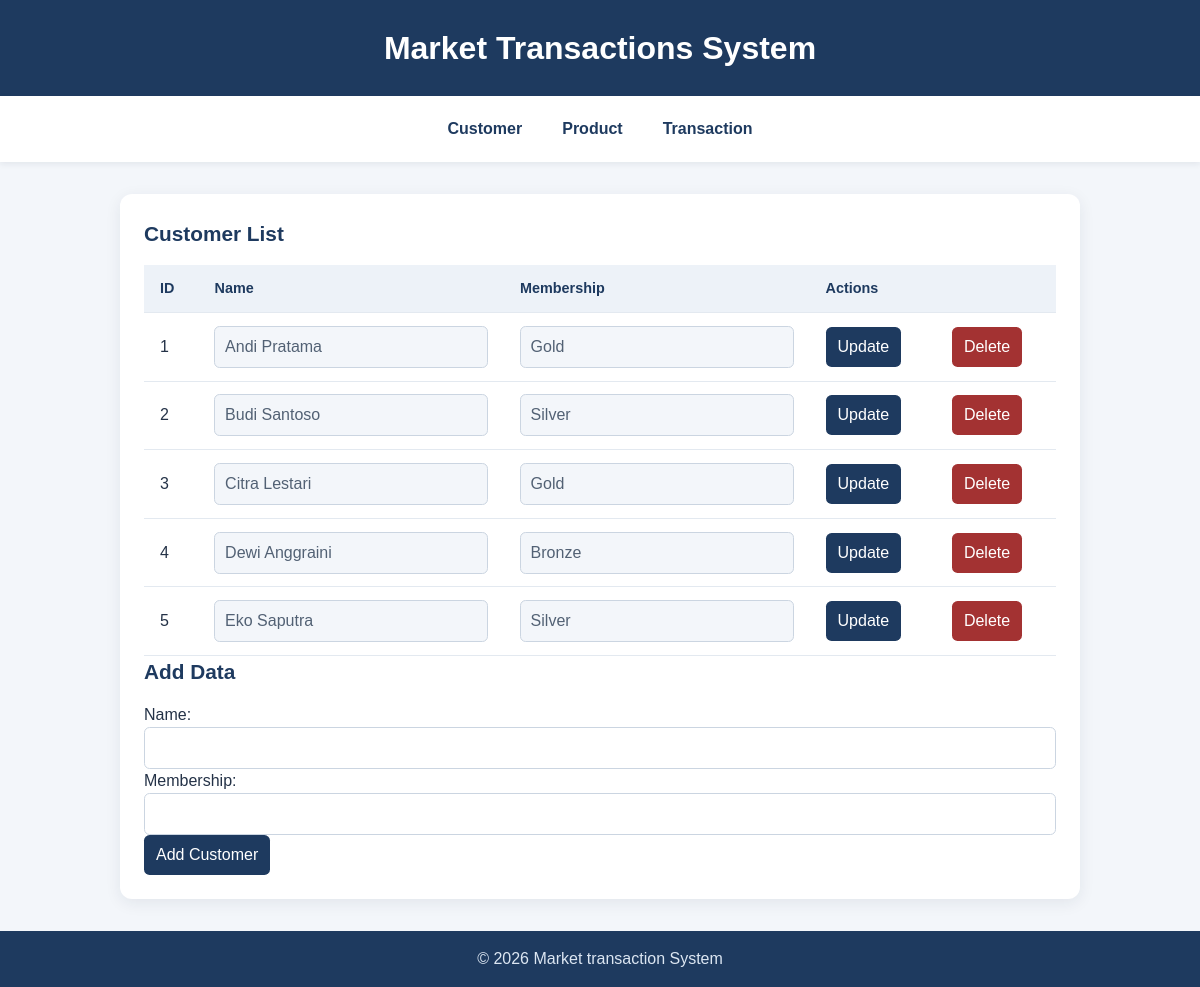
The page / on the database its author committed.
### tables this page shows
CREATE TABLE customer(
    id INT PRIMARY KEY NOT NULL AUTO_INCREMENT,
    name VARCHAR(255) NOT NULL,
    membership VARCHAR(255) NOT NULL
);

### config/db.php (called while the page is built, shortened)
<?php
class Database {
    private $host = "localhost";
    private $username = "root";
    private $password = "";
    private $dbname = "db_TP7DPBO";
    public function __construct() {
        try {
            $this->conn = new PDO("mysql:host=$this->host;dbname=$this->dbname", $this->username, $this->password);
        } catch (PDOException $e) {
            echo "Connection failed: " . $e->getMessage();
        }
    }
}
?>

### backend/application-logic.php (called while the page is built, shortened)
<?php
require_once 'class/Customer.php';
$customers = new Customer();
?>

### class/Customer.php (called while the page is built, shortened)
<?php
require_once 'config/db.php';
class Customer {
    private PDO $db;
    public function __construct() {
        $this->db = (new Database())->conn;
    }
    public function getAll() {
        $stmt = $this->db->query("SELECT * FROM customer");
        return $stmt->fetchAll(PDO::FETCH_ASSOC);
    }
}
?>

### view/customers.php (the view, shortened to what this page needs)
<h3>Customer List</h3>
<table>
    <thead>
        <tr>
            <th>ID</th>
            <th>Name</th>
            <th>Membership</th>
            <th colspan="2">Actions</th>
        </tr>
    </thead>
    <tbody>
        <?php foreach ($customers->getAll() as $customer): ?>
            <?php $formId = 'customer-' . $customer['id']; ?>
            <tr>
                <td><?= htmlspecialchars((string) $customer['id'], ENT_QUOTES, 'UTF-8') ?></td>
                <td><input form="<?= $formId ?>" type="text" name="name" value="<?= htmlspecialchars((string) $customer['name'], ENT_QUOTES, 'UTF-8') ?>" readonly required></td>
                <td><input form="<?= $formId ?>" type="text" name="membership" value="<?= htmlspecialchars((string) $customer['membership'], ENT_QUOTES, 'UTF-8') ?>" readonly required></td>
                <td>
                    <form id="<?= $formId ?>" method="post">
                        <button class="edit-toggle" type="button">Update</button>
                    </form>
                </td>
                <td>
                    <form method="post" onsubmit="return confirm('Are you sure you want to delete this customer?');">
                        <button class="button-danger" type="submit">Delete</button>
                    </form>
                </td>
            </tr>
        <?php endforeach; ?>
    </tbody>
</table>
<form method="post">
    <h3>Add Data</h3>
    <label for="name">Name:</label>
    <input type="text" id="name" name="name" required>
    <label for="membership">Membership:</label>
    <input type="text" id="membership" name="membership" required>
    <button type="submit">Add Customer</button>
</form>

### style.css (style rules this page uses)
* { box-sizing: border-box; }
body { min-height: 100vh; margin: 0; display: flex; flex-direction: column; background: #f3f6fa; color: #243247; font-family: Arial, Helvetica, sans-serif; line-height: 1.5; }
main h3 { margin: 0 0 1rem; color: #1e3a5f; font-size: 1.3rem; }
table { width: 100%; border-collapse: collapse; text-align: left; }
th, td { padding: 0.8rem 1rem; border-bottom: 1px solid #e3e9f0; vertical-align: middle; }
th { background: #edf2f8; color: #1e3a5f; font-size: 0.9rem; }
input, select, button { font: inherit; }
input, select { width: 100%; min-width: 7rem; padding: 0.5rem 0.6rem; border: 1px solid #cbd5e1; border-radius: 0.35rem; color: #243247; }
input[readonly], select:disabled { background: #f3f6fa; color: #526174; cursor: default; }
button { padding: 0.5rem 0.75rem; border: 0; border-radius: 0.35rem; background: #1e3a5f; color: #fff; cursor: pointer; white-space: nowrap; }
.button-danger { background: #a33232; }

### rows shown on the page
customer: id "1", name "Andi Pratama", membership "Gold"
customer: id "2", name "Budi Santoso", membership "Silver"
customer: id "3", name "Citra Lestari", membership "Gold"
customer: id "4", name "Dewi Anggraini", membership "Bronze"
customer: id "5", name "Eko Saputra", membership "Silver"
